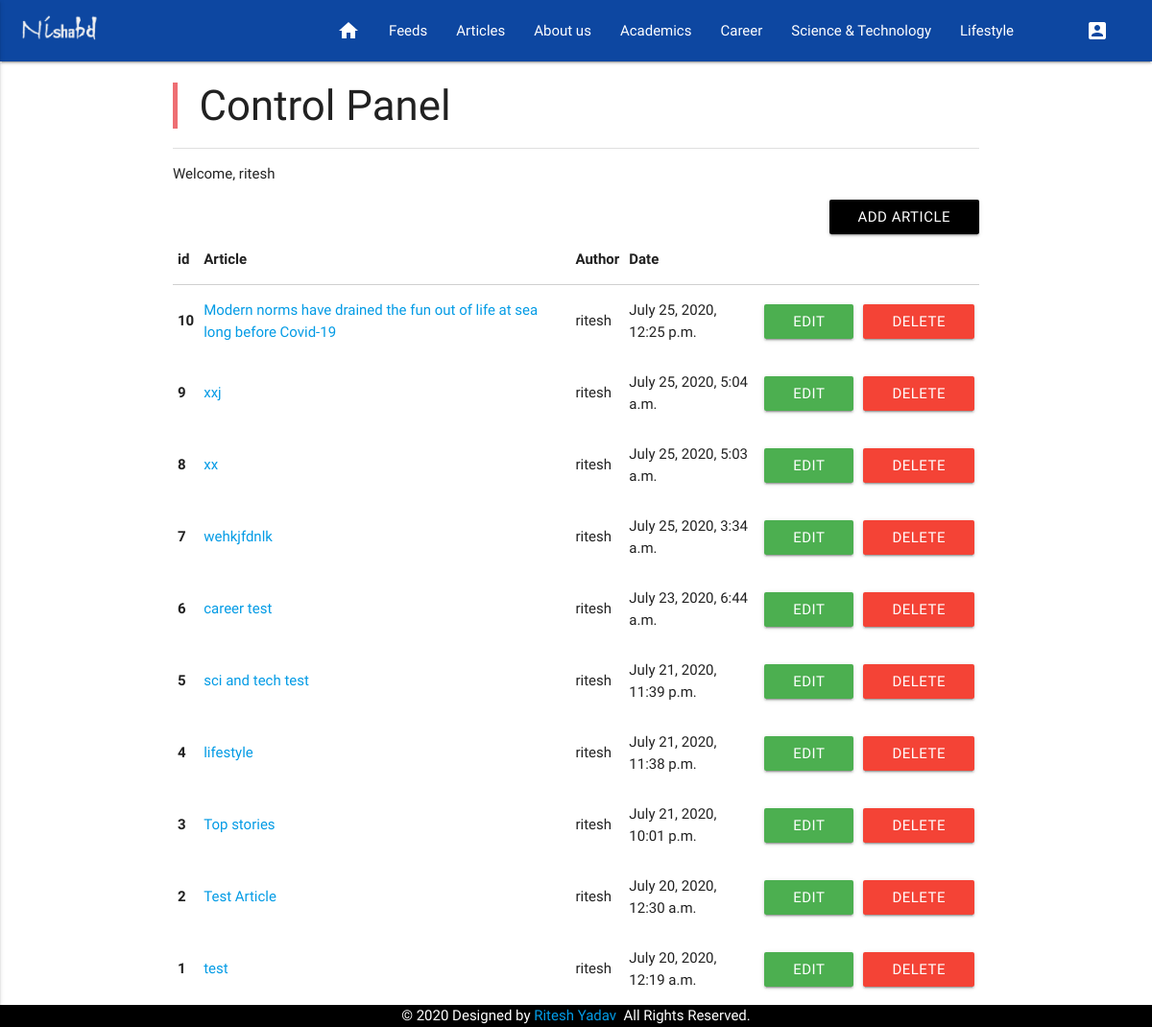
Page /article/dashboard/ (signed in) on the committed database.
### article/models.py (models this page shows, shortened)
class Article(models.Model):
    category = models.CharField(max_length= 30, choices = CATEGORY, default= 0)
    author = models.ForeignKey("auth.User",on_delete = models.CASCADE,verbose_name = "Author ")
    title = models.CharField(max_length = 200,verbose_name = "Title")
    content = RichTextField()
    created_date = models.DateTimeField(auto_now_add=True,verbose_name="Created Date")
    article_image = models.FileField(blank = True,null = True,verbose_name="Image")
    article_image2 = models.FileField(blank=True, null= True, verbose_name = "Image 2")
    slug = models.SlugField(unique=True, max_length=100, null=True)
    class Meta:
        ordering = ['-created_date']

### article/views.py (the view)
# urls.py: path('dashboard/',views.dashboard,name = "dashboard"),
@login_required(login_url = "user:login")
def dashboard(request):
    articles = Article.objects.filter(author = request.user)
    context = {
        "articles":articles
    }
    return render(request,"dashboard.html",context)

### templates/dashboard.html (shortened to what this page needs)
{% extends "layout.html" %}
{% load static %}
{% block body %}
<div class="container">
<blockquote><h3>Control Panel</h3></blockquote>
<div class="divider"></div>
<p>
    Welcome, {{request.user.username}}
</p>
<a class = "btn btn-danger black right" href = "{% url 'article:addarticle' %}">Add Article </a>
{% if articles %}
<table class="table">
        <thead>
          <tr>
            <th scope="col">id</th>
            <th scope="col">Article</th>
            <th scope="col">Author</th>
            <th scope="col">Date</th>
            <th scope="col"></th>
            <th scope="col"></th>
          </tr>
        </thead>
        <tbody>
          {% for article in articles %}
          <tr>
            <th scope="row">{{article.id}}</th>
            <td><a href="{% url 'article:detail' article.slug %}">{{article.title}}</a></td>
            <td>{{article.author.username}}</td>
            <td>{{article.created_date}}</td>
            <td><a href="{% url 'article:update' article.slug %}" class = "btn btn-warning green">edit</a></td>
            <td><a href="{% url 'article:delete' article.slug %}" class = "btn btn-safe red">Delete</a> </td>
          </tr>
          {% endfor %}
        </tbody>
      </table>
{% else %}
<div class="divider"></div>
<div class = "alert alert-danger">
    No Articles found...
</div>
{% endif %}
{% endblock body %}

### templates/layout.html (style rules this page uses)
td { border:2px sloid grey }

### rows in the picture
Article: id "10", title "Modern norms have drained the fun out of life at sea long before Covid-19", author.username "ritesh", created_date "July 25, 2020, 12:25 p.m."
Article: id "9", title "xxj", author.username "ritesh", created_date "July 25, 2020, 5:04 a.m."
Article: id "8", title "xx", author.username "ritesh", created_date "July 25, 2020, 5:03 a.m."
Article: id "7", title "wehkjfdnlk", author.username "ritesh", created_date "July 25, 2020, 3:34 a.m."
Article: id "6", title "career test", author.username "ritesh", created_date "July 23, 2020, 6:44 a.m."
Article: id "5", title "sci and tech test", author.username "ritesh", created_date "July 21, 2020, 11:39 p.m."
Article: id "4", title "lifestyle", author.username "ritesh", created_date "July 21, 2020, 11:38 p.m."
Article: id "3", title "Top stories", author.username "ritesh", created_date "July 21, 2020, 10:01 p.m."
Article: id "2", title "Test Article", author.username "ritesh", created_date "July 20, 2020, 12:30 a.m."
Article: id "1", title "test", author.username "ritesh", created_date "July 20, 2020, 12:19 a.m."

### other values in the picture
{{ request.user.username }} "ritesh"
